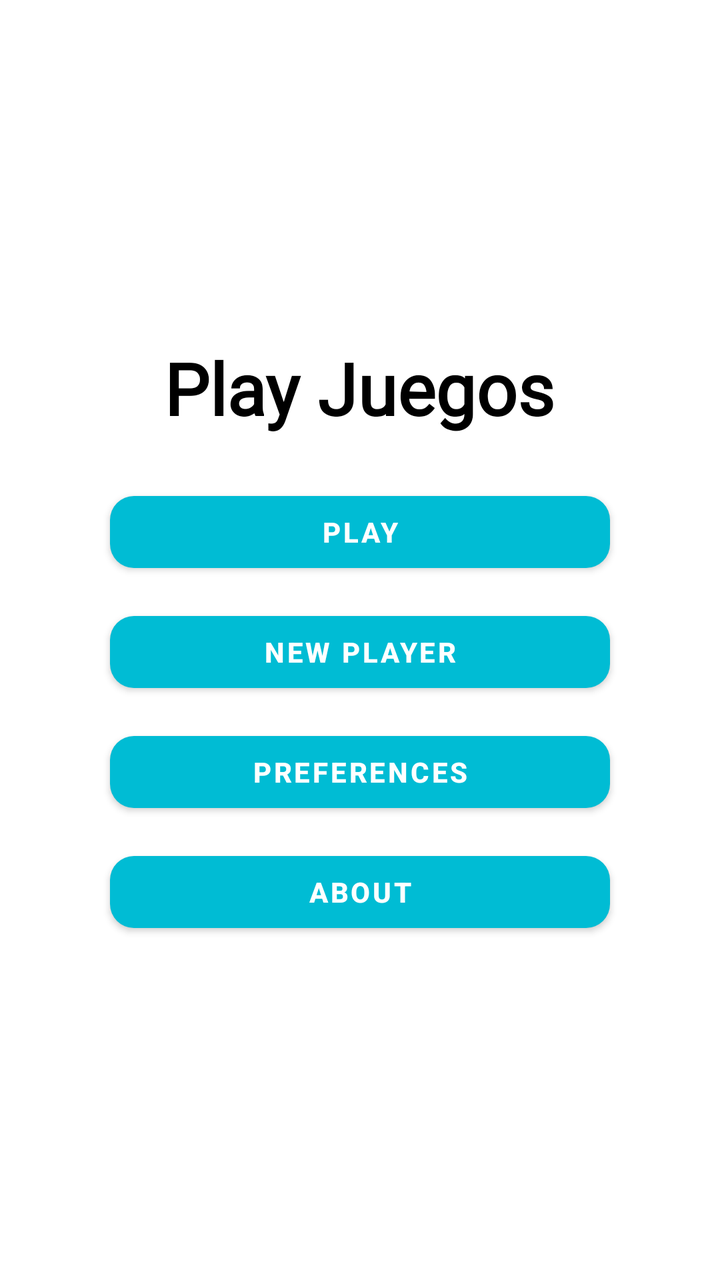
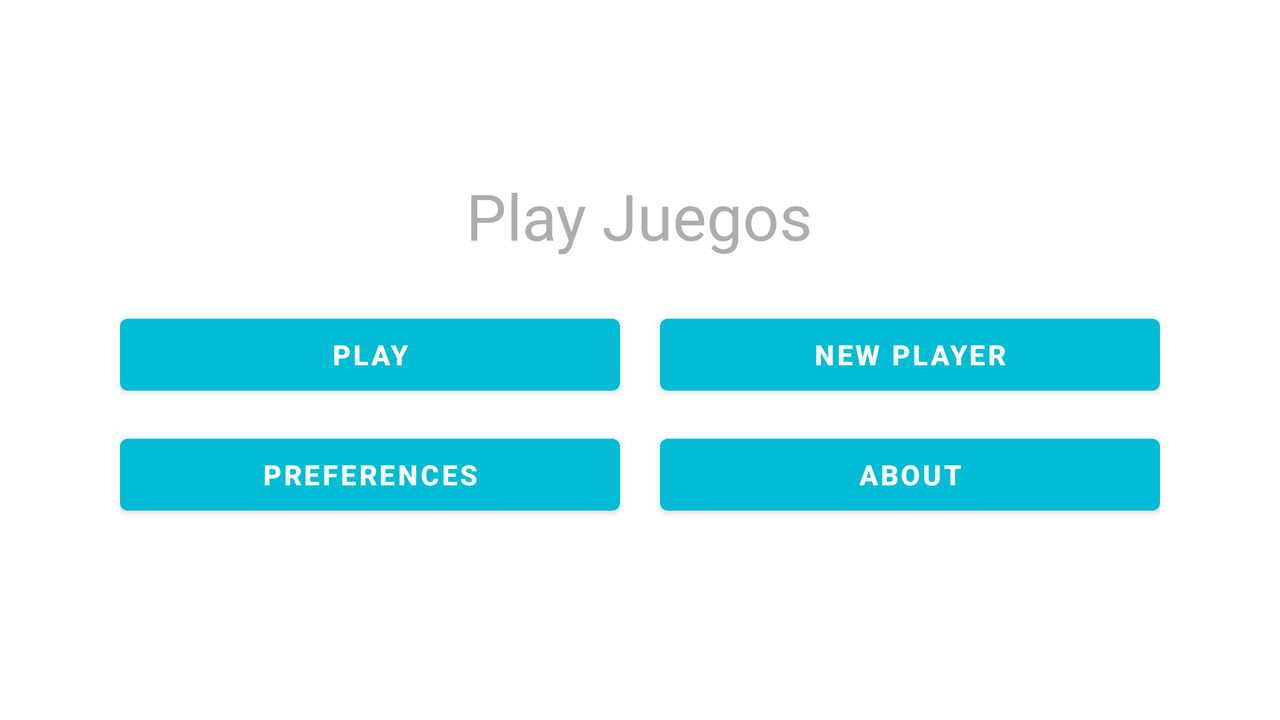

First picture: res/layout/ on a phone held upright. Second picture: the repository's own variant of that layout, on a device whose configuration matches the variant's folder. Source for both follows.
<!-- AndroidManifest.xml: application theme Theme.PlayJuegos2 -->
<!-- res/layout/activity_main.xml -->
<?xml version="1.0" encoding="utf-8"?>
<LinearLayout xmlns:android="http://schemas.android.com/apk/res/android"
    xmlns:app="http://schemas.android.com/apk/res-auto"
    android:orientation="vertical"
    android:layout_width="match_parent"
    android:layout_height="match_parent"
    android:gravity="center"
    android:padding="16dp">


    <TextView
        android:id="@+id/textView"
        style="@style/TituloGrande"
        android:layout_width="wrap_content"
        android:layout_height="wrap_content"
        android:layout_marginBottom="24dp"
        android:text="Play Juegos"/>

    <com.google.android.material.button.MaterialButton
        android:id="@+id/button"
        android:layout_width="250dp"
        android:layout_height="wrap_content"
        android:layout_marginBottom="12dp"
        android:text="Play"
        android:textStyle="bold"
        app:cornerRadius="12dp"
        app:backgroundTint="@color/celeste"/>


    <com.google.android.material.button.MaterialButton
        android:id="@+id/button1"
        android:layout_width="250dp"
        android:layout_height="wrap_content"
        android:layout_marginBottom="12dp"
        android:text="New Player"
        android:textStyle="bold"
        app:cornerRadius="12dp"
        app:backgroundTint="@color/celeste"/>

    <com.google.android.material.button.MaterialButton
        android:id="@+id/button2"
        android:layout_width="250dp"
        android:layout_height="wrap_content"
        android:layout_marginBottom="12dp"
        android:text="Preferences"
        android:textStyle="bold"
        app:cornerRadius="12dp"
        app:backgroundTint="@color/celeste"/>


    <com.google.android.material.button.MaterialButton
        android:id="@+id/button3"
        android:layout_width="250dp"
        android:layout_height="wrap_content"
        android:text="About"
        android:textStyle="bold"
        app:cornerRadius="12dp"
        app:backgroundTint="@color/celeste"/>




</LinearLayout>
<!-- resources referenced by this layout -->
<resources>
  <color name="celeste">#00BCD4</color>
  <style name="TituloGrande">
          <item name="android:textSize">36sp</item>
          <item name="android:textStyle">bold</item>
          <item name="android:fontFamily">@font/courgete</item>
          <item name="android:textColor">@color/black</item>
      </style>
  <style name="Theme.PlayJuegos2" parent="Theme.MaterialComponents.DayNight.DarkActionBar">
          
          
          <item name="colorPrimary">@color/colorPrimary</item>   
          <item name="colorControlActivated">@color/colorSecondary</item>
          <item name="colorControlNormal">@color/colorSecondary</item>
      </style>
  <color name="black">#FF000000</color>
  <color name="colorPrimary">#4CAF50</color>
  <color name="colorSecondary">#8BC34A</color>
</resources>
<!-- res/layout-land/activity_main.xml (the repository's variant of the layout above) -->
<!-- drawn on the phone turned sideways -->
<?xml version="1.0" encoding="utf-8"?>
<LinearLayout xmlns:android="http://schemas.android.com/apk/res/android"
    android:layout_width="match_parent"
    android:layout_height="match_parent"
    xmlns:app="http://schemas.android.com/apk/res-auto"
    android:gravity="center"
    android:orientation="vertical"
    android:padding="16dp">


    <TextView
        android:id="@+id/textView"
        android:layout_width="wrap_content"
        android:layout_height="wrap_content"
        android:layout_marginBottom="24dp"
        android:text="Play Juegos"
        android:textColor="#ADADAD"
        android:textSize="32dp" />

    <LinearLayout
        android:layout_width="wrap_content"
        android:layout_height="wrap_content"
        android:orientation="horizontal">

        <com.google.android.material.button.MaterialButton
            android:id="@+id/button"
            android:layout_width="250dp"
            android:layout_height="wrap_content"
            android:layout_marginRight="20dp"
            android:layout_marginBottom="12dp"
            app:backgroundTint="@color/celeste"
            android:text="Play"
            android:textStyle="bold" />


        <com.google.android.material.button.MaterialButton
            android:id="@+id/button1"
            android:layout_width="250dp"
            android:layout_height="wrap_content"
            android:layout_marginBottom="12dp"
            app:backgroundTint="@color/celeste"
            android:text="New Player"
            android:textStyle="bold" />

    </LinearLayout>

    <LinearLayout
        android:layout_width="wrap_content"
        android:layout_height="wrap_content"
        android:orientation="horizontal">

        <com.google.android.material.button.MaterialButton
            android:id="@+id/button2"
            android:layout_width="250dp"
            android:layout_height="wrap_content"
            android:layout_marginRight="20dp"
            android:layout_marginBottom="12dp"
            app:backgroundTint="@color/celeste"
            android:text="Preferences"
            android:textStyle="bold" />


        <com.google.android.material.button.MaterialButton
            android:id="@+id/button3"
            android:layout_width="250dp"
            android:layout_height="wrap_content"
            app:backgroundTint="@color/celeste"
            android:text="About"
            android:textStyle="bold" />


    </LinearLayout>


</LinearLayout>
<!-- resources referenced by the variant -->
<!-- as the phone turned sideways resolves them -->
<resources>
  <color name="celeste">#00BCD4</color>
  <style name="Theme.PlayJuegos2" parent="Theme.MaterialComponents.DayNight.DarkActionBar">
          
          
          <item name="colorPrimary">@color/colorPrimary</item>   
          <item name="colorControlActivated">@color/colorSecondary</item>
          <item name="colorControlNormal">@color/colorSecondary</item>
      </style>
  <color name="colorPrimary">#4CAF50</color>
  <color name="colorSecondary">#8BC34A</color>
</resources>
